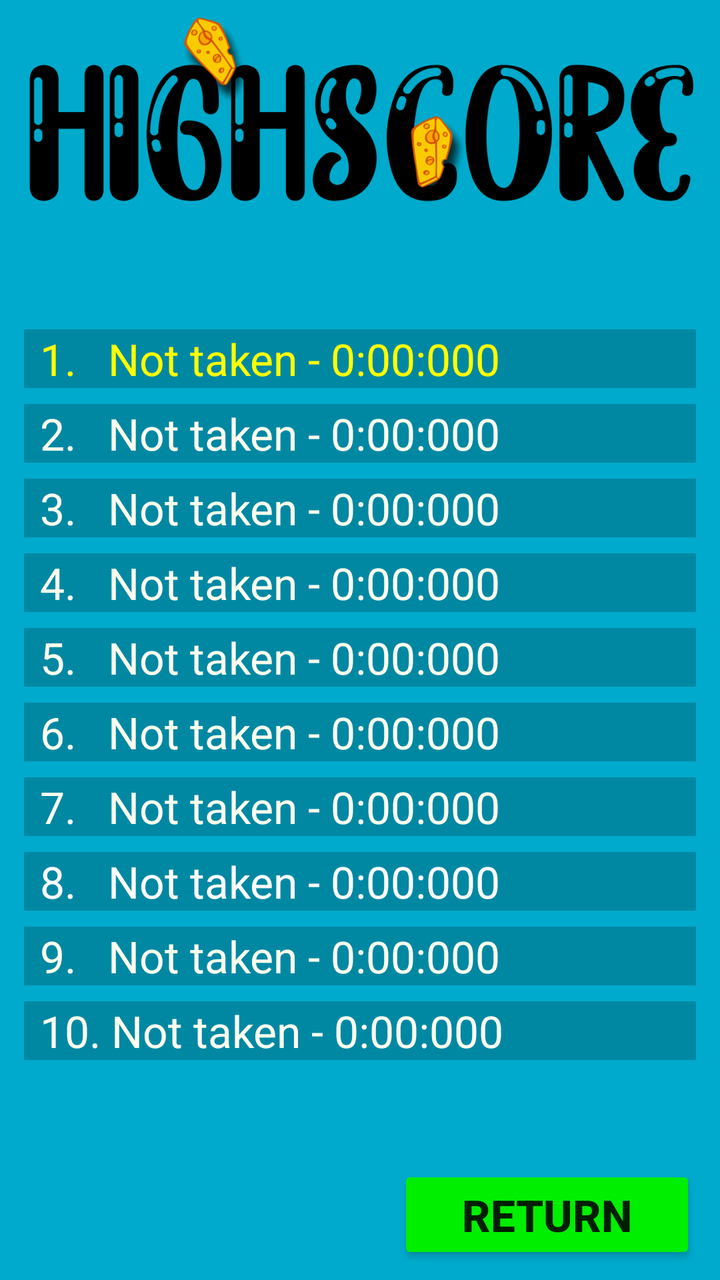
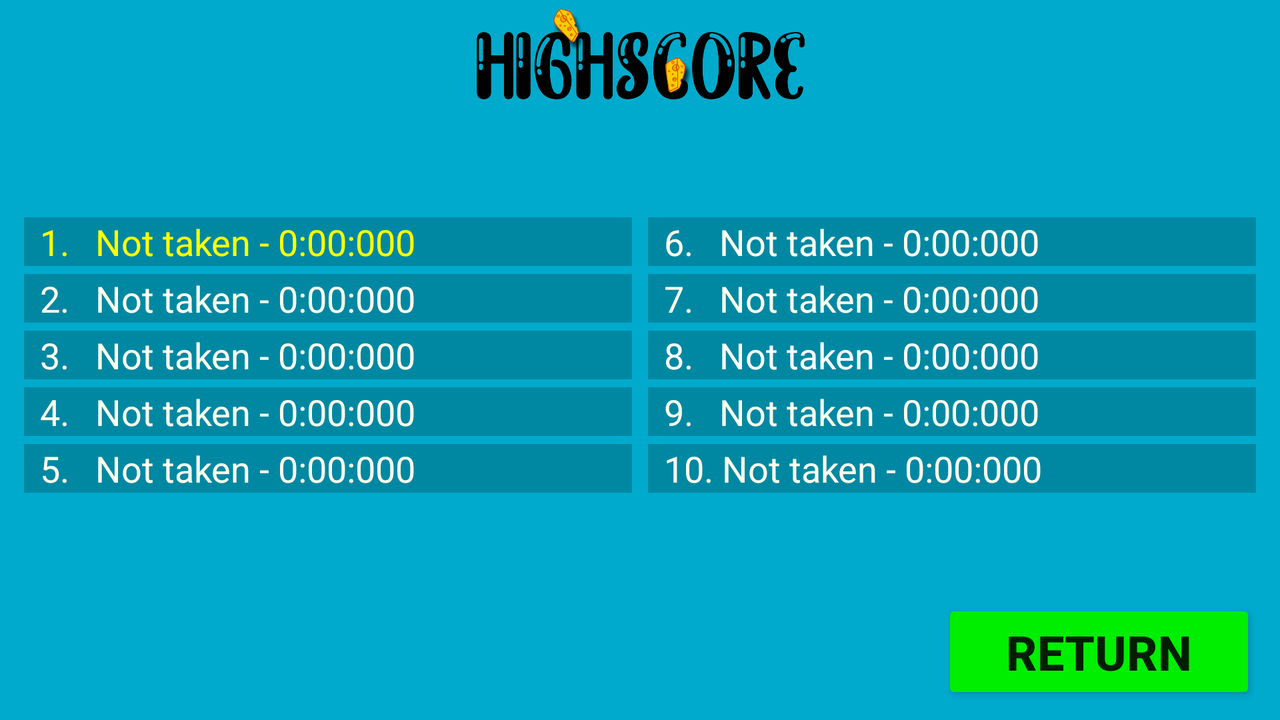

One screen, two layout resources from the same app: the default and the author's alternative for another configuration. Each is rendered where Android would select it; the XML of both is given below.
<!-- AndroidManifest.xml: application theme Theme.SlutProjekt -->
<!-- res/layout/fragment_highscore.xml -->
<?xml version="1.0" encoding="utf-8"?>
<androidx.constraintlayout.widget.ConstraintLayout
    xmlns:android="http://schemas.android.com/apk/res/android"
    xmlns:app="http://schemas.android.com/apk/res-auto"
    xmlns:tools="http://schemas.android.com/tools"
    android:layout_width="match_parent"
    android:layout_height="match_parent"
    android:background="#00aacc"
    tools:context=".HighscoreFragment">

    <ImageView
        android:id="@+id/highscore_logo"
        android:layout_width="match_parent"
        android:layout_height="wrap_content"
        android:layout_marginHorizontal="8dp"
        android:adjustViewBounds="true"
        android:src="@drawable/highscore_light"
        app:layout_constraintEnd_toEndOf="parent"
        app:layout_constraintStart_toStartOf="parent"
        app:layout_constraintTop_toTopOf="parent" />

    <Button
        android:id="@+id/return_button"
        android:layout_width="wrap_content"
        android:layout_height="wrap_content"
        android:layout_marginEnd="12dp"
        android:layout_marginBottom="8dp"
        android:backgroundTint="#00EE00"
        android:paddingHorizontal="32dp"
        android:text="@string/button_return"
        android:textSize="22sp"
        android:textStyle="bold"
        app:layout_constraintBottom_toBottomOf="parent"
        app:layout_constraintEnd_toEndOf="parent" />

    <LinearLayout
        android:id="@+id/scoreboard"
        android:layout_width="match_parent"
        android:layout_height="wrap_content"
        android:layout_marginStart="12dp"
        android:layout_marginEnd="12dp"
        android:orientation="vertical"
        app:layout_constraintBottom_toTopOf="@+id/return_button"
        app:layout_constraintEnd_toEndOf="parent"
        app:layout_constraintStart_toStartOf="parent"
        app:layout_constraintTop_toBottomOf="@id/highscore_logo">

        <TextView
            android:layout_width="match_parent"
            android:layout_height="wrap_content"
            android:layout_marginVertical="4dp"
            android:paddingHorizontal="8dp"
            android:background="#3000"
            android:text="1.   Not taken - 0:00:000"
            android:textColor="#ffff00"
            android:textSize="22sp" />

        <TextView
            android:layout_width="match_parent"
            android:layout_height="wrap_content"
            android:layout_marginVertical="4dp"
            android:paddingHorizontal="8dp"
            android:background="#3000"
            android:text="2.   Not taken - 0:00:000"
            android:textColor="#ffffee"
            android:textSize="22sp" />

        <TextView
            android:layout_width="match_parent"
            android:layout_height="wrap_content"
            android:layout_marginVertical="4dp"
            android:paddingHorizontal="8dp"
            android:background="#3000"
            android:text="3.   Not taken - 0:00:000"
            android:textColor="#ffffee"
            android:textSize="22sp" />

        <TextView
            android:layout_width="match_parent"
            android:layout_height="wrap_content"
            android:layout_marginVertical="4dp"
            android:paddingHorizontal="8dp"
            android:background="#3000"
            android:text="4.   Not taken - 0:00:000"
            android:textColor="#ffffee"
            android:textSize="22sp" />

        <TextView
            android:layout_width="match_parent"
            android:layout_height="wrap_content"
            android:layout_marginVertical="4dp"
            android:paddingHorizontal="8dp"
            android:background="#3000"
            android:text="5.   Not taken - 0:00:000"
            android:textColor="#ffffee"
            android:textSize="22sp" />

        <TextView
            android:layout_width="match_parent"
            android:layout_height="wrap_content"
            android:layout_marginVertical="4dp"
            android:paddingHorizontal="8dp"
            android:background="#3000"
            android:text="6.   Not taken - 0:00:000"
            android:textColor="#ffffee"
            android:textSize="22sp" />

        <TextView
            android:layout_width="match_parent"
            android:layout_height="wrap_content"
            android:layout_marginVertical="4dp"
            android:paddingHorizontal="8dp"
            android:background="#3000"
            android:text="7.   Not taken - 0:00:000"
            android:textColor="#ffffee"
            android:textSize="22sp" />

        <TextView
            android:layout_width="match_parent"
            android:layout_height="wrap_content"
            android:layout_marginVertical="4dp"
            android:paddingHorizontal="8dp"
            android:background="#3000"
            android:text="8.   Not taken - 0:00:000"
            android:textColor="#ffffff"
            android:textSize="22sp" />

        <TextView
            android:layout_width="match_parent"
            android:layout_height="wrap_content"
            android:layout_marginVertical="4dp"
            android:paddingHorizontal="8dp"
            android:background="#3000"
            android:text="9.   Not taken - 0:00:000"
            android:textColor="#ffffee"
            android:textSize="22sp" />

        <TextView
            android:layout_width="match_parent"
            android:layout_height="wrap_content"
            android:layout_marginVertical="4dp"
            android:paddingHorizontal="8dp"
            android:background="#3000"
            android:text="10. Not taken - 0:00:000"
            android:textColor="#ffffee"
            android:textSize="22sp" />

    </LinearLayout>

</androidx.constraintlayout.widget.ConstraintLayout>
<!-- resources referenced by this layout -->
<resources>
  <!-- drawable highscore_light: png bitmap (drawable-v24, 63166 bytes) -->
  <string name="button_return">Return</string>
  <style name="Theme.SlutProjekt" parent="Theme.MaterialComponents.DayNight.DarkActionBar">
          
          <item name="colorPrimary">@color/purple_500</item>
          <item name="colorPrimaryVariant">@color/purple_700</item>
          <item name="colorOnPrimary">@color/white</item>
          
          <item name="colorSecondary">@color/teal_200</item>
          <item name="colorSecondaryVariant">@color/teal_700</item>
          <item name="colorOnSecondary">@color/black</item>
          
          <item name="android:statusBarColor" tools:targetApi="l">?attr/colorPrimaryVariant</item>
          
          <item name="colorOnBackground">@color/menu_background_day</item>
      </style>
  <color name="purple_500">#FF6200EE</color>
  <color name="purple_700">#FF3700B3</color>
  <color name="white">#FFFFFFFF</color>
  <color name="teal_200">#FF03DAC5</color>
  <color name="teal_700">#FF018786</color>
  <color name="black">#FF000000</color>
  <color name="menu_background_day">#00aacc</color>
</resources>
<!-- res/layout-land/fragment_highscore.xml (the author's variant of the layout above) -->
<!-- drawn on the phone turned sideways -->
<?xml version="1.0" encoding="utf-8"?>
<androidx.constraintlayout.widget.ConstraintLayout
    xmlns:android="http://schemas.android.com/apk/res/android"
    xmlns:app="http://schemas.android.com/apk/res-auto"
    xmlns:tools="http://schemas.android.com/tools"
    android:layout_width="match_parent"
    android:layout_height="match_parent"
    android:background="#00aacc"
    tools:context=".HighscoreFragment">

    <ImageView
        android:id="@+id/highscore_logo"
        android:layout_width="170dp"
        android:layout_height="wrap_content"
        android:layout_marginHorizontal="8dp"
        android:adjustViewBounds="true"
        android:src="@drawable/highscore_light"
        app:layout_constraintEnd_toEndOf="parent"
        app:layout_constraintStart_toStartOf="parent"
        app:layout_constraintTop_toTopOf="parent" />

    <Button
        android:id="@+id/return_button"
        android:layout_width="wrap_content"
        android:layout_height="wrap_content"
        android:layout_marginEnd="12dp"
        android:layout_marginBottom="8dp"
        android:backgroundTint="#00EE00"
        android:paddingHorizontal="32dp"
        android:text="@string/button_return"
        android:textSize="24sp"
        android:textStyle="bold"
        app:layout_constraintBottom_toBottomOf="parent"
        app:layout_constraintEnd_toEndOf="parent" />

    <LinearLayout
        android:id="@+id/scoreboard"
        android:layout_width="match_parent"
        android:layout_height="wrap_content"
        android:layout_marginStart="12dp"
        android:layout_marginEnd="12dp"
        android:orientation="horizontal"
        app:layout_constraintBottom_toTopOf="@+id/return_button"
        app:layout_constraintEnd_toEndOf="parent"
        app:layout_constraintStart_toStartOf="parent"
        app:layout_constraintTop_toBottomOf="@id/highscore_logo">

        <LinearLayout
            android:id="@+id/scoreboard_left"
            android:layout_width="match_parent"
            android:layout_height="match_parent"
            android:layout_marginRight="4dp"
            android:orientation="vertical"
            android:layout_weight="1">

            <TextView
                android:layout_width="match_parent"
                android:layout_height="wrap_content"
                android:layout_marginVertical="2dp"
                android:paddingHorizontal="8dp"
                android:background="#3000"
                android:text="1.   Not taken - 0:00:000"
                android:textColor="#ffff00"
                android:textSize="18sp" />

            <TextView
                android:layout_width="match_parent"
                android:layout_height="wrap_content"
                android:layout_marginVertical="2dp"
                android:paddingHorizontal="8dp"
                android:background="#3000"
                android:text="2.   Not taken - 0:00:000"
                android:textColor="#ffffee"
                android:textSize="18sp" />

            <TextView
                android:layout_width="match_parent"
                android:layout_height="wrap_content"
                android:layout_marginVertical="2dp"
                android:paddingHorizontal="8dp"
                android:background="#3000"
                android:text="3.   Not taken - 0:00:000"
                android:textColor="#ffffee"
                android:textSize="18sp" />

            <TextView
                android:layout_width="match_parent"
                android:layout_height="wrap_content"
                android:layout_marginVertical="2dp"
                android:paddingHorizontal="8dp"
                android:background="#3000"
                android:text="4.   Not taken - 0:00:000"
                android:textColor="#ffffee"
                android:textSize="18sp" />

            <TextView
                android:layout_width="match_parent"
                android:layout_height="wrap_content"
                android:layout_marginVertical="2dp"
                android:paddingHorizontal="8dp"
                android:background="#3000"
                android:text="5.   Not taken - 0:00:000"
                android:textColor="#ffffee"
                android:textSize="18sp" />

        </LinearLayout>

        <LinearLayout
            android:id="@+id/scoreboard_right"
            android:layout_width="match_parent"
            android:layout_height="match_parent"
            android:orientation="vertical"
            android:layout_marginLeft="4dp"
            android:layout_weight="1">


            <TextView
                android:layout_width="match_parent"
                android:layout_height="wrap_content"
                android:layout_marginVertical="2dp"
                android:paddingHorizontal="8dp"
                android:background="#3000"
                android:text="6.   Not taken - 0:00:000"
                android:textColor="#ffffee"
                android:textSize="18sp" />

            <TextView
                android:layout_width="match_parent"
                android:layout_height="wrap_content"
                android:layout_marginVertical="2dp"
                android:paddingHorizontal="8dp"
                android:background="#3000"
                android:text="7.   Not taken - 0:00:000"
                android:textColor="#ffffee"
                android:textSize="18sp" />

            <TextView
                android:layout_width="match_parent"
                android:layout_height="wrap_content"
                android:layout_marginVertical="2dp"
                android:paddingHorizontal="8dp"
                android:background="#3000"
                android:text="8.   Not taken - 0:00:000"
                android:textColor="#ffffff"
                android:textSize="18sp" />

            <TextView
                android:layout_width="match_parent"
                android:layout_height="wrap_content"
                android:layout_marginVertical="2dp"
                android:paddingHorizontal="8dp"
                android:background="#3000"
                android:text="9.   Not taken - 0:00:000"
                android:textColor="#ffffee"
                android:textSize="18sp" />

            <TextView
                android:layout_width="match_parent"
                android:layout_height="wrap_content"
                android:layout_marginVertical="2dp"
                android:paddingHorizontal="8dp"
                android:background="#3000"
                android:text="10. Not taken - 0:00:000"
                android:textColor="#ffffee"
                android:textSize="18sp" />


        </LinearLayout>
    </LinearLayout>



</androidx.constraintlayout.widget.ConstraintLayout>
